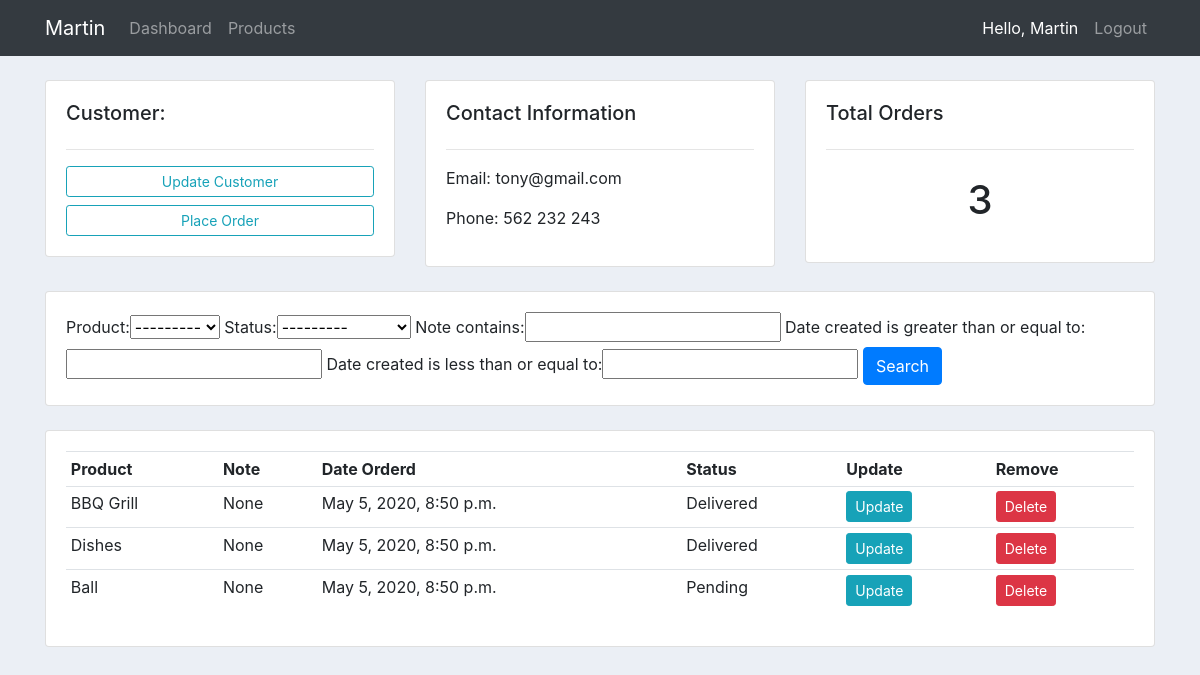
Page /customers/3 (signed in) on the earlier database version.
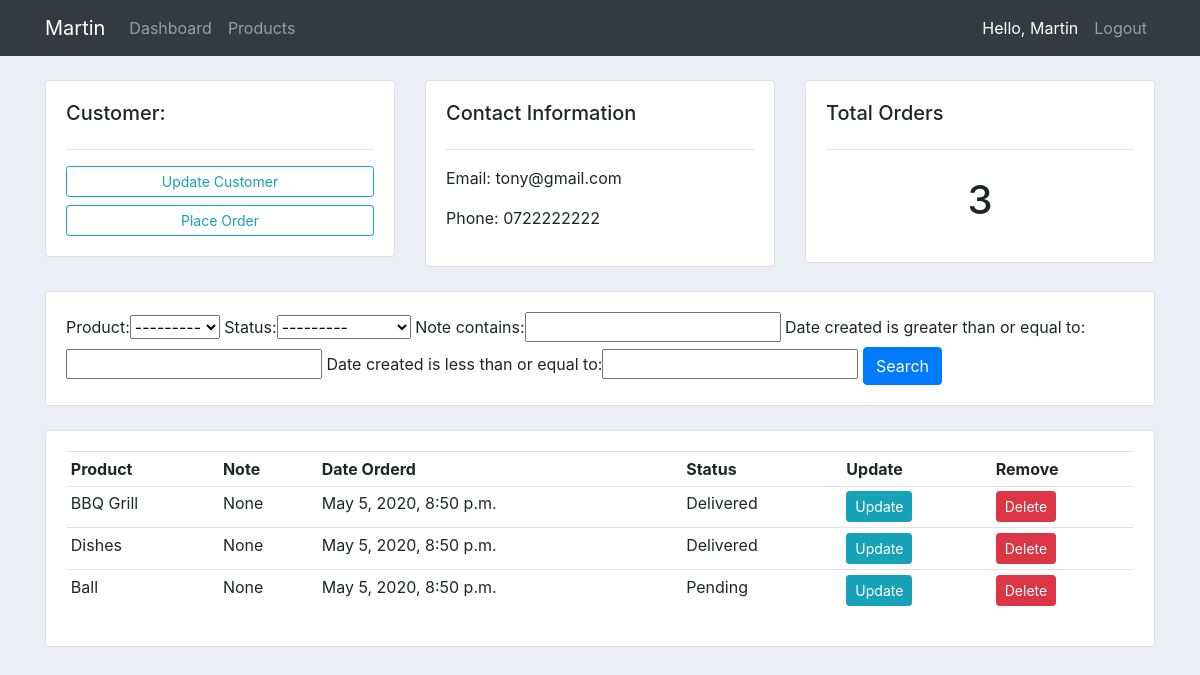
Same page on the later database version.
### accounts/models.py (models this page shows, shortened)
class Customer(models.Model):
    user = models.OneToOneField(User, null=True, blank=True, on_delete=models.CASCADE) # ONE USER CAN HAVE ONE CUSTOMER, ONE CUSTOMER CAN HAVE ONE USER
    name = models.CharField(max_length=200, null=True)
    phone = models.CharField(max_length=200, null=True)
    email = models.CharField(max_length=200, null=True)
    profile_pic = models.ImageField(default="default.png", null=True, blank=True)
    date_created = models.DateTimeField(auto_now_add=True, null=True)

### accounts/decorators.py (the view)
        def wrapper_func(request, *args, **kwargs):
            group = None
            if request.user.groups.exists():
                group = request.user.groups.all()[0].name # grab the 1st name of a user group name
            if group in allowed_roles:  # i specified the allowed_roles in the views.py file
                return view_func(request, *args, **kwargs)
            else:
                return HttpResponse("You are not authorized to view this page.")

### accounts/models.py (called while the page is built)
    def __str__(self):
        return self.name

### accounts/views.py (called while the page is built)
@login_required(login_url='login')
@allowed_users(allowed_roles=['admin'])
def customers(request, pk):
    customer = Customer.objects.get(id=pk)
    orders = customer.order_set.all()
    orders_count = orders.count()
    myFilter = OrderFilter(request.GET, queryset=orders)
    orders = myFilter.qs
    context = {"customer": customer,
               "orders": orders, "orders_count": orders_count, "myFilter": myFilter}
    return render(request, 'accounts/customers.html', context)

### accounts/templates/accounts/customers.html
{% extends 'accounts/main.html' %}
{% block content %}
<br>
<div class="row">
    <div class="col-md">
        <div class="card card-body">
            <h5>Customer:</h5>
            <hr>
            <a class="btn btn-outline-info  btn-sm btn-block" href="{% url 'update_customer' customer.id %}">Update Customer</a>
            <a class="btn btn-outline-info  btn-sm btn-block" href="{% url 'create_order' customer.id %}">Place Order</a>
        </div>
    </div>
    <div class="col-md">
        <div class="card card-body">
            <h5>Contact Information</h5>
            <hr>
            <p>Email: {{customer.email}}</p>
            <p>Phone: {{customer.phone}}</p>
        </div>
    </div>
    <div class="col-md">
        <div class="card card-body">
            <h5>Total Orders</h5>
            <hr>
            <h1 style="text-align: center;padding: 10px">{{orders_count}}</h1>
        </div>
    </div>
</div>
<br>
<div class="row">
    <div class="col">
        <div class="card card-body">
            <form method="get">
                {{myFilter.form}}
                <button class="btn btn-primary" type="submit">Search</button>
            </form>
        </div>
    </div>
</div>
<br>
<div class="row">
    <div class="col-md">
        <div class="card card-body">
            <table class="table table-sm">
                <tr>
                    <th>Product</th>
                    <th>Note</th>
                    <th>Date Orderd</th>
                    <th>Status</th>
                    <th>Update</th>
                    <th>Remove</th>
                </tr>
                {% for order in orders %}
                    <tr>
                        <td>{{order.product}}</td>
                        <td>{{order.note}}</td>
                        <td>{{order.date_created}}</td>
                        <td>{{order.status}}</td>
                        <td><a class="btn btn-sm btn-info" href="{% url 'update_order' order.id %}">Update</a></td>
                        <td><a class="btn btn-sm btn-danger" href="{% url 'delete_order' order.id %}">Delete</a></td>
                    </tr>
                {% endfor %}
            </table>
        </div>
    </div>
</div>
{% endblock %}

Differences in the rows shown:
changed Customer "tony@gmail.com": phone "562 232 243" → "0722222222"
